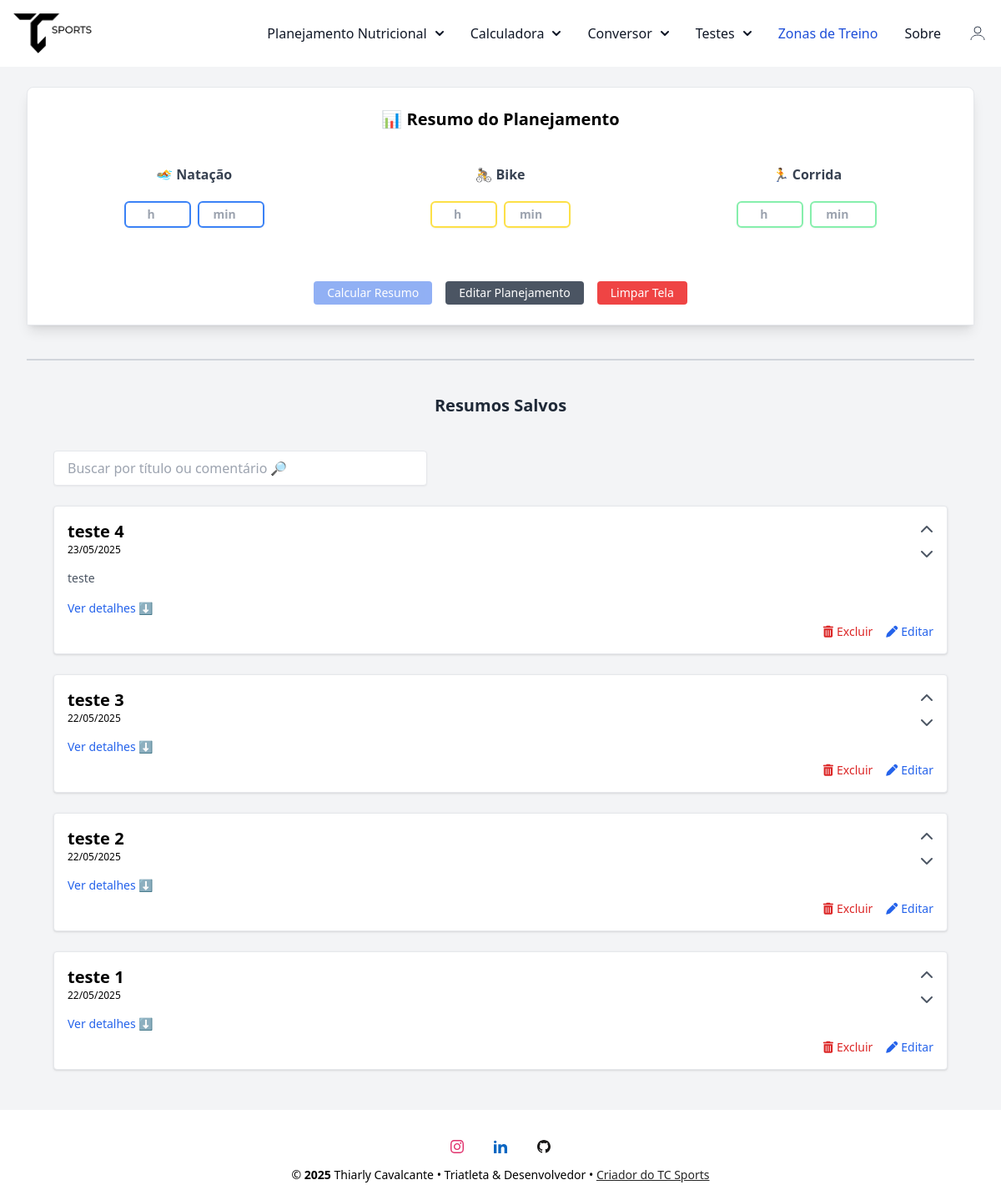
/resumo (signed in), run on an earlier commit of the app's database.
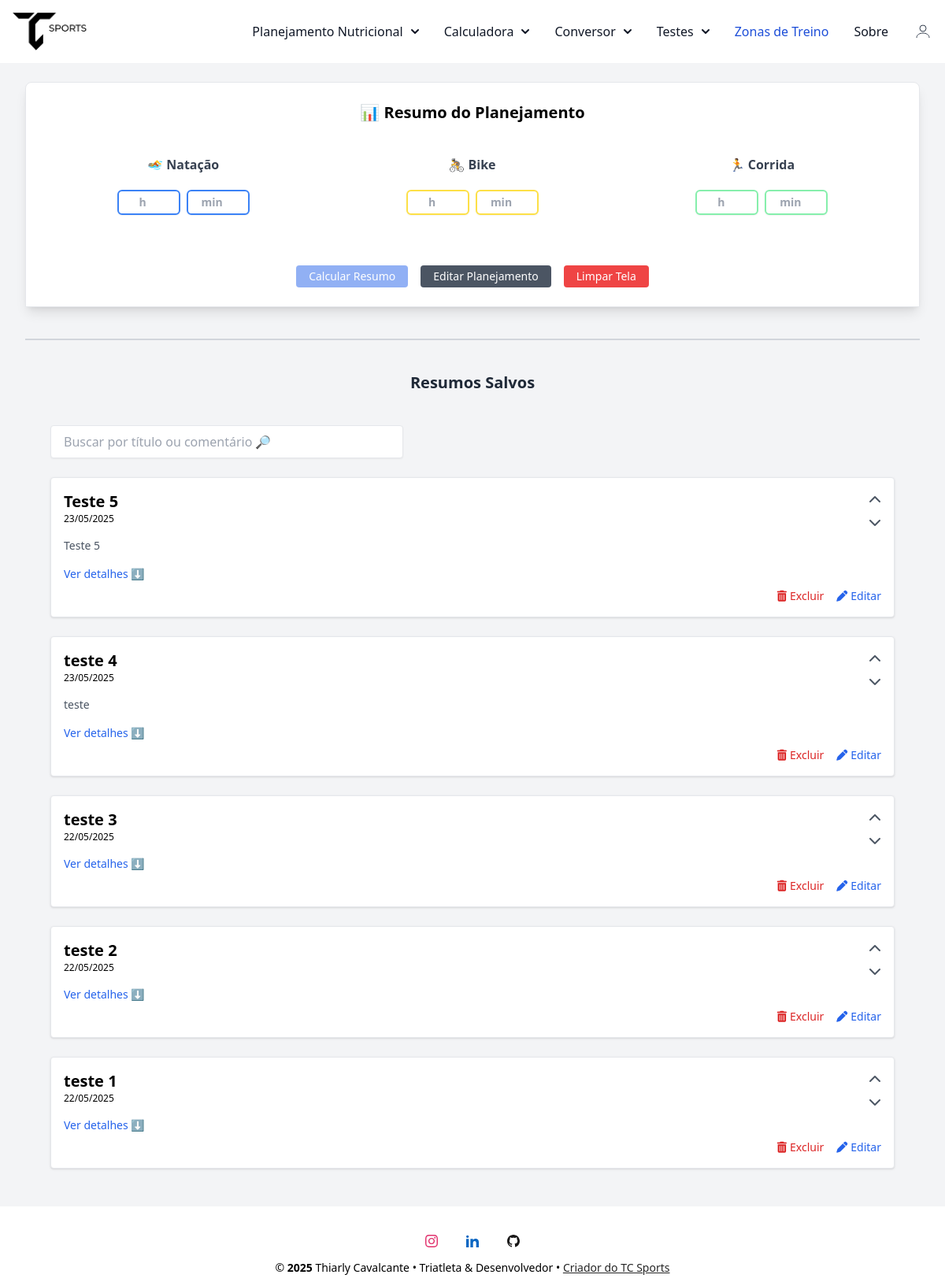
And on a later commit of the database.
### conversor/models.py (models this page shows, shortened)
class ResumoSalvo(database.Model):
    __tablename__ = 'resumos_salvos'
    id = database.Column(database.Integer, primary_key=True)
    user_id = database.Column(database.Integer, database.ForeignKey('user.id'), nullable=False)
    nome_treino = database.Column(database.String(100), nullable=False)
    data = database.Column(database.Date, nullable=False)
    comentario = database.Column(database.Text)
    resumo_dados = database.Column(database.JSON, nullable=False)
    suplementos_utilizados = database.Column(database.Text, nullable=True)  # ✅ Novo campo
    tempo_natacao = database.Column(database.Float)
    tempo_bike = database.Column(database.Float)
    tempo_corrida = database.Column(database.Float)
    tempo_total = database.Column(database.Float)
    ordem = database.Column(database.Integer, nullable=False, default=0)
    criado_em = database.Column(database.DateTime, default=datetime.utcnow)

### conversor/router.py (the view, shortened to what this page needs)
@app.route('/resumo', methods=['GET', 'POST'])
@login_required
def resumo_view():
    form = ResumoForm()
    if request.method == 'POST' and 'limpar' in request.form:
        return redirect(url_for('resumo_view'))
    itens = PlanejamentoItem.query.filter_by(user_id=current_user.id).all()
    itens_utilizados = [f"{item.quantidade}x {item.suplemento.nome}" for item in itens if item.suplemento]
    itens_utilizados_str = ", ".join(itens_utilizados)
    totais = calcular_totais_planejamento(itens)
    totais_por_hora = {}
    tempo_total = 0
    resumo_dados = {}
    search = request.args.get("search", "").strip()
    resumos_query = ResumoSalvo.query.filter_by(user_id=current_user.id)
    resumos = resumos_query.order_by(ResumoSalvo.ordem.desc(), ResumoSalvo.id.desc()).all()
    return render_template(
        "resumo.html",
        form=form,
        totais=totais_por_hora,
        resumo=resumo_dados,
        tempo_total=round(tempo_total, 2),
        current_date=date.today().isoformat(),
        resumos=resumos,  # <-- novo contexto
        itens_utilizados=itens_utilizados_str
    )

### conversor/forms.py
class ResumoForm(FlaskForm):
    tempo_natacao_horas = IntegerField('Horas Natação', validators=[Optional(), NumberRange(min=0)])
    tempo_bike_horas = IntegerField('Horas Bike', validators=[Optional(), NumberRange(min=0)])
    tempo_corrida_horas = IntegerField('Horas Corrida', validators=[Optional(), NumberRange(min=0)])
    tempo_natacao_minutos = IntegerField('Minutos Natação', validators=[Optional(), NumberRange(min=0, max=59)])
    tempo_bike_minutos = IntegerField('Minutos Bike', validators=[Optional(), NumberRange(min=0, max=59)])
    tempo_corrida_minutos = IntegerField('Minutos Corrida', validators=[Optional(), NumberRange(min=0, max=59)])
    submit_calcular = SubmitField('Calcular Resumo')
    submit_limpar = SubmitField('Limpar Tela')
    submit_salvar = SubmitField('Salvar Resumo')  # se já quiser prever esse botão

### conversor/models.py (called while the page is built)
@login_manager.user_loader
def load_user(user_id):
    return User.query.get(int(user_id))

### conversor/templates/resumo.html (shortened to what the changed rows need)
{% extends "base.html" %}
{% block content %}
<div class="max-w-7xl mx-auto px-4 sm:px-6 lg:px-8 py-6 space-y-10">
  <div class="bg-white rounded-t-lg shadow-lg p-6 border border-gray-200">
    <h2 class="text-xl text-center font-semibold mb-6 sm:mb-10">📊 Resumo do Planejamento</h2>
</div>
{% if resumos %}
<div class="text-center mb-6">
  <h2 class="text-xl font-bold text-gray-800"> Resumos Salvos</h2>
</div>
<div class="mt-10 max-w-8xl mx-auto px-4 sm:px-6 lg:px-8">
  <div id="resumosContainer">
    {% set icones = {
      "Macronutrientes": "⛽️",
      "Eletrólitos": "💧",
      "Vitaminas": "💊",
      "Estimulantes e Compostos": "🔥",
      "Aminoácidos": "🧬"
    } %}
    {% set cores = {
      "Macronutrientes": "bg-blue-400",
      "Eletrólitos": "bg-blue-300",
      "Estimulantes e Compostos": "bg-blue-200",
      "Vitaminas": "bg-blue-100",
      "Aminoácidos": "bg-blue-50"
    } %}
    {% for resumo in resumos %}
    <div class="bg-white rounded shadow p-4 mb-6 border border-gray-200">
      <div class="flex justify-between items-start">
        <div onclick="toggleResumo('resumo-{{ loop.index }}')" class="cursor-pointer w-full">
          <h3 class="text-xl font-semibold">{{ resumo.nome_treino }}</h3>
          <div class="text-xs mb-4">{{ resumo.data.strftime('%d/%m/%Y') }}</div>
          <div class="text-sm text-gray-600 whitespace-pre-wrap font-sans">{{ resumo.comentario }}</div>
          <div class="text-sm text-blue-600 mt-4 cursor-pointer detalhes-link" data-id="resumo-{{ loop.index }}">Ver detalhes ⬇</div>
        </div>
        <div class="flex flex-col items-center space-y-1 sm:ml-4">
          <a href="/resumo/mover_cima/{{ resumo.id }}" title="Mover para cima" class="text-gray-600 hover:text-black">
            <i class="fas fa-chevron-up"></i>
          </a>
          <a href="/resumo/mover_baixo/{{ resumo.id }}" title="Mover para baixo" class="text-gray-600 hover:text-black">
            <i class="fas fa-chevron-down"></i>
          </a>
        </div>
      </div>
      <div class="mt-4 flex justify-end sm:justify-between items-center sm:mt-2">
        <div class="hidden sm:flex gap-4 ml-auto">
          <form method="POST" action="{{ url_for('deletar_resumo', id=resumo.id) }}" onsubmit="return confirm('Tem certeza que deseja excluir este resumo?');">
            <button type="submit" class="flex items-center gap-1 text-sm text-red-600 hover:underline">
              <i class="fas fa-trash-alt"></i> Excluir
            </button>
          </form>
          <a href="{{ url_for('editar_resumo', id=resumo.id) }}" class="flex items-center gap-1 text-sm text-blue-600 hover:underline">
            <i class="fas fa-pen"></i> Editar
          </a>
        </div>
      </div>
        {% set ordem = ["Macronutrientes", "Eletrólitos", "Estimulantes e Compostos", "Vitaminas",  "Aminoácidos"] %}
        {% set ordem_eletrolitos = ["Sódio", "Magnésio", "Potássio", "Cálcio"] %}
    </div>
    {% endfor %}
  </div>
</div>
{% endif %}
{% endblock %}

What changed in the data, as far as the page shows it:
added ResumoSalvo: nome_treino "Teste 5", data "23/05/2025", comentario "Teste 5"
